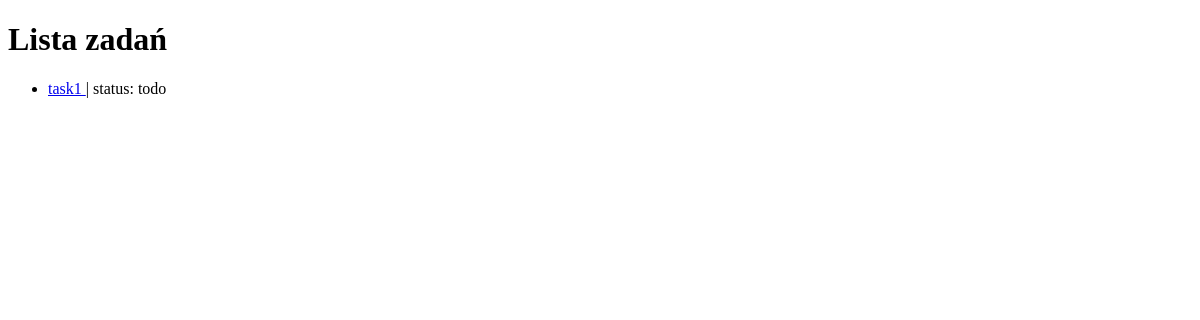
Before: / with the older database file.
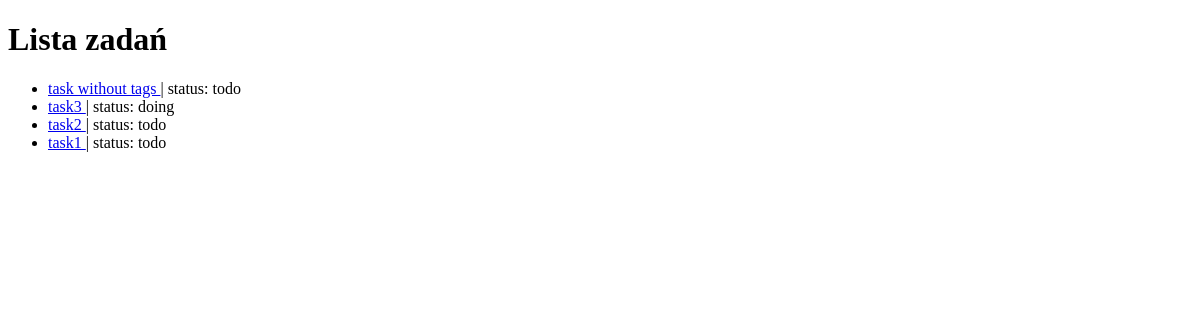
After: the same page with the newer database file.
### tasks/models.py (models this page shows, shortened)
class Task(models.Model):
    class Status(models.TextChoices):
        TODO = "todo", "To do"
        DOING = "doing", "Doing"
        DONE = "done", "Done"
    project = models.ForeignKey(
        Project,
        on_delete=models.CASCADE,
        related_name="tasks",
    )
    title = models.CharField(max_length=200)
    description = models.TextField(blank=True)
    status = models.CharField(
        max_length=10,
        choices=Status.choices,
        default=Status.TODO,
    )
    due_date = models.DateField(blank=True, null=True)
    created_at = models.DateTimeField(auto_now_add=True)
    tags = models.ManyToManyField(
        Tag,
        blank=True,
        related_name="tasks",
    )
    class Meta:
        ordering = ["-created_at"]
        constraints = [
            models.UniqueConstraint(fields=["project", "title"], name="uniq_task_title_in_project")
        ]

### tasks/views.py (the view)
# urls.py: path("", TaskListView.as_view(), name="task_list"),
class TaskListView(ListView):
    model = Task
    template_name = "tasks/task_list.html"
    context_object_name = "tasks"

### tasks/templates/tasks/task_list.html (shortened to what this page needs)
<!DOCTYPE html>
<html lang="pl">
<head>
</head>
<body>
<h1>Lista zadań</h1>
{% if tasks %}
<ul>
    {% for task in tasks %}
    <li>
        <a href="{% url 'task_detail' task.pk %}">
            {{ task.title }}
        </a>
        | status: {{ task.status }}
    </li>
    {% endfor %}
</ul>
{% else %}
<p>Brak zadań.</p>
{% endif %}
</body>
</html>

Changed rows visible on the page:
added Task: title "task without tags", status "todo"
added Task: title "task3", status "doing"
added Task: title "task2", status "todo"
